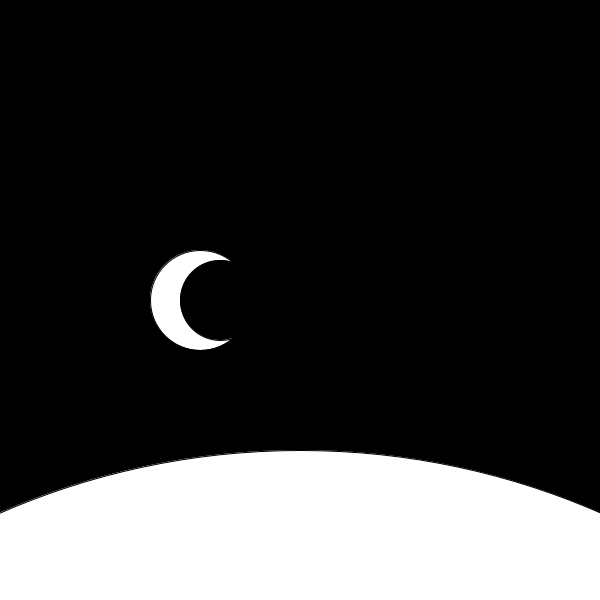
Frame 1 (no input)
Frame 60 (the mouse pressed at the canvas centre just before this capture): identical to frame 1, image omitted
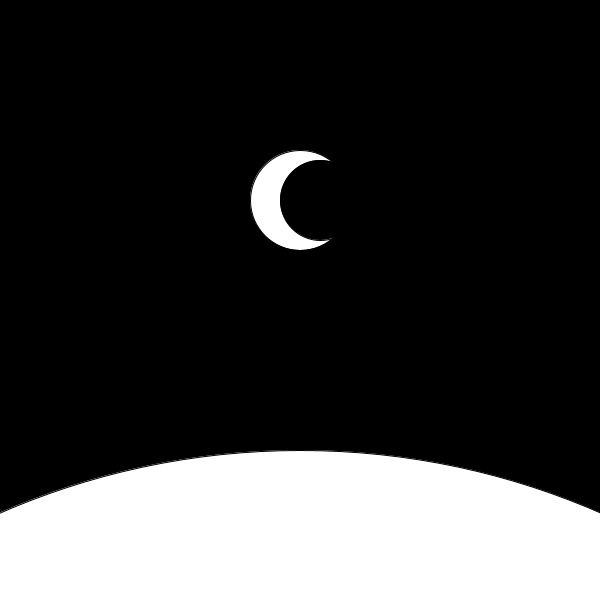
Frame 120 (the mouse held since frame 60 and released just before this capture)

The Processing sketch that drew these frames (run headless with seeded random() and noise(); from frame 60 on, the mouse is pressed at the canvas centre):

// Processing sketch: sketch_12
// ── sketch_12.pde
/*
this sketch draws the surface of a planet and a moon overhead.
currently the moon rotates around a point in the middle of the sketch
based on the mouseX value.

change the sketch so that the moon rotates around the planet, then 
map the mx value to have the moon roughly follow the x position of
the mouse. 
*/

int planetX;
int planetY;

void setup() {
  size(600, 600);

  planetX = width/2;
  planetY = height*2;
}

void draw() {
  background(0);
  fill(255);
  pushMatrix();
  translate(planetX, planetY);
  ellipse(0, 0, 1500, 1500);
  popMatrix();
  
  float mx = map(mouseX, 0, width, 180, 360);

  float moonX = width/2 + cos(radians(mx)) * 100;
  float moonY = height/2 + sin(radians(mx)) * 100;

  ellipse(moonX, moonY, 100, 100);
  fill(0);
  ellipse(moonX+20, moonY, 80, 80);
  
}
